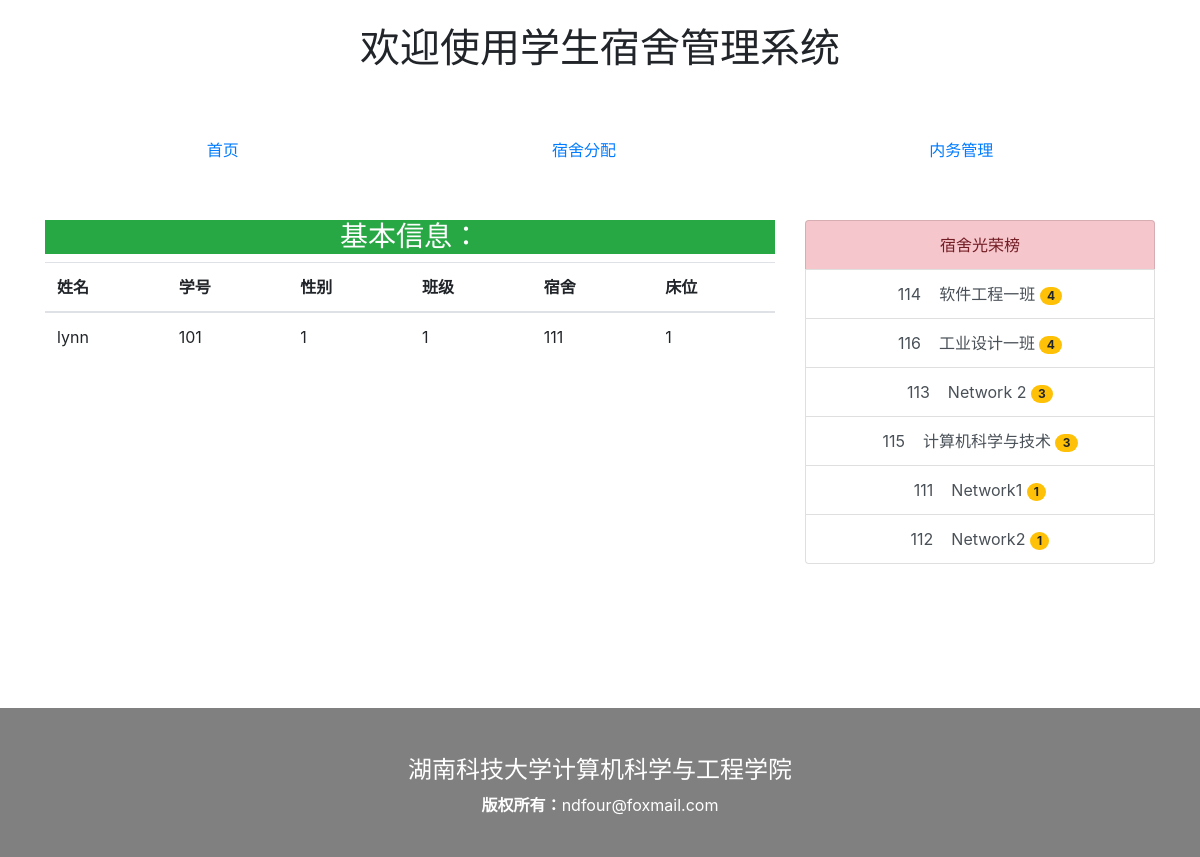
/manager/student/101/, run on an earlier commit of the app's database.
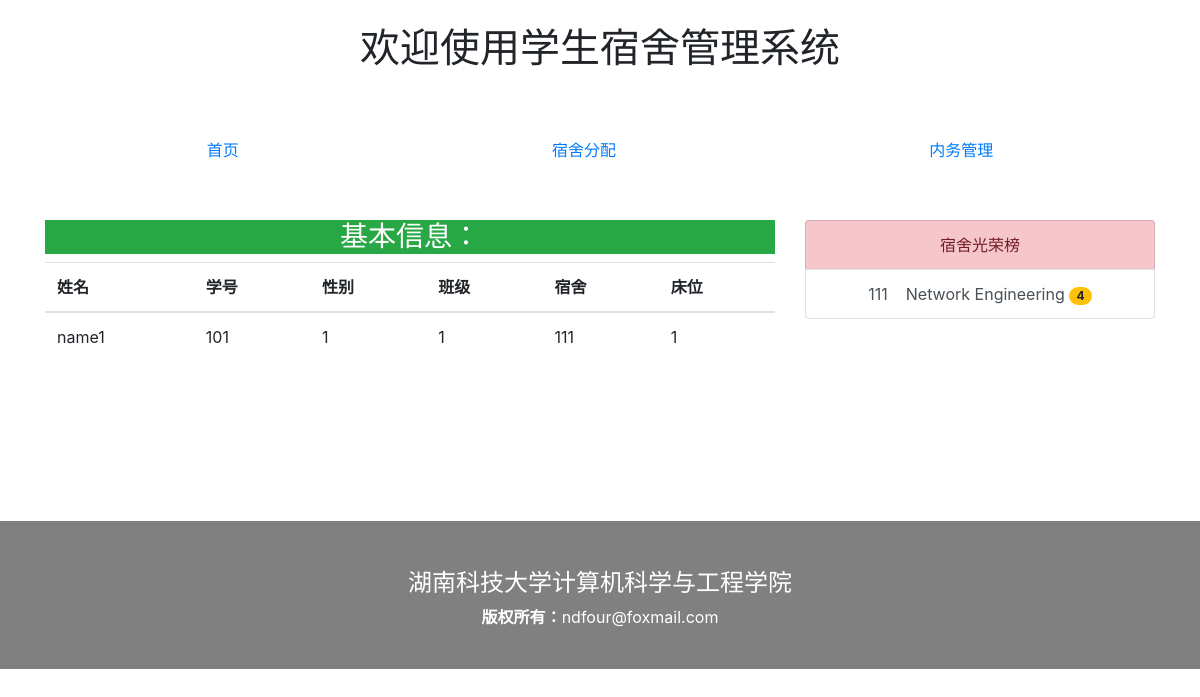
And on a later commit of the database.
### manager/models.py (models this page shows, shortened)
class Student(models.Model):
    number = models.IntegerField('学号', blank=False)
    name = models.CharField('姓名', max_length=255)
    classNum = models.IntegerField('班级', blank=False)
    gender = models.IntegerField('性别', blank=False)
    dromitory = models.IntegerField('宿舍', blank=False, default=111)
    bed = models.IntegerField('床位', blank=False, default=1)

class Dormitory(models.Model):
    number = models.IntegerField('宿舍号', blank=False)
    stu_1 = models.ForeignKey(Student, on_delete=models.CASCADE, related_name='stu_1', blank=True)
    stu_2 = models.ForeignKey(Student, on_delete=models.CASCADE, related_name='stu_2', blank=True)
    stu_3 = models.ForeignKey(Student, on_delete=models.CASCADE, related_name='stu_3', blank=True)
    stu_4 = models.ForeignKey(Student, on_delete=models.CASCADE, related_name='stu_4', blank=True)
    star = models.IntegerField('内务评级')
    info = models.CharField('简介', max_length=255)
    gender = models.IntegerField('类别（男/女）', blank=False)
    waterFee = models.IntegerField('水费', blank=True, default=0)
    elecFee = models.IntegerField('电费', blank=True, default=0)
    isRepair = models.IntegerField('报修', blank=False, default=0)

### manager/views.py (the view)
# urls.py: path('student/<int:stu_number>/', views.student_detail, name='student_detail'),
def student_detail(request, stu_number):
    student = get_object_or_404(Student, number = stu_number)
    starList = Dormitory.objects.all().order_by("-star")
    context = {
        'student': student,
        'starList': starList,
        }
    return render(request, 'index_Student.html', context)

### manager/templates/index_Student.html (shortened to what this page needs)
<!doctype html>
<html lang="en">
  <head>
    <meata name="viewport" content="width=device-width, initial-scale=1, shrink-to-fit=no">
    <link rel="stylesheet" href="https://stackpath.bootstrapcdn.com/bootstrap/4.3.1/css/bootstrap.min.css">
  </head>
  <body>
  <div align="center">
  <br />
  <h1>
    欢迎使用学生宿舍管理系统
  </h1>
  <nav class="nav nav-pills nav-fill">
  <a class="nav-item nav-link" href="{% url 'manager_index' %}">首页</a>
  <a class="nav-item nav-link" href="../../../admin">宿舍分配</a>
  <a class="nav-item nav-link" href="../../../admin">内务管理</a>
</nav>
<div class="container">
<div class="row">
<div class="col-md-8">
  {% include 'studentDetail.html' %}
</div>
<div class="col-md-4">
  {% include 'starDormitory.html' %}
</div>
</div>
</div>
  </div>
</body>
<br />
<br />
<br />
<br />
{% include 'footer.html' %}
</html>

### manager/templates/studentDetail.html
<div align="center">
  <h3 class="bg-success" style="color:#fff">基本信息：</h3>
  <table class="table">
    <thead>
      <tr>
        <th scope="col">姓名</th>
        <th scope="col">学号</th>
        <th scope="col">性别</th>
        <th scope="col">班级</th>
        <th scope="col">宿舍</th>
        <th scope="col">床位</th>
      </tr>
    </thead>
    <tbody>
      <tr>
        <td>{{ student.name }}</td>
        <td>{{ student.number }}</td>
        <td>{{ student.gender }}</td>
        <td>{{ student.classNum }}</td>
	<td>{{ student.dromitory }}</td>
	<td>{{ student.bed }}</td>
      </tr>
    </tbody>
  </table>
</div>

### manager/templates/starDormitory.html
        <div class="list-group">
  <button type="button" class="list-group-item list-group-item-danger">
    宿舍光荣榜
  </button>
  {% for star in starList %}
  <a href="{% url 'dormitory_detail' star.number %}"<button type="button" class="list-group-item list-group-item-action">{{ star.number }} &nbsp&nbsp {{ star.info }}
<span class="badge badge-warning badge-pill"> {{ star.star }}</span>
  </button></a>
  {% endfor %}
</div>

What changed in the data, as far as the page shows it:
removed Dormitory: number "114", info "软件工程一班", star "4"
removed Dormitory: number "116", info "工业设计一班", star "4"
removed Dormitory: number "113", info "Network 2", star "3"
removed Dormitory: number "115", info "计算机科学与技术", star "3"
removed Dormitory: number "112", info "Network2", star "1"
changed Student: name "lynn" → "name1"
changed Dormitory: info "Network1" → "Network Engineering"; star "1" → "4"
